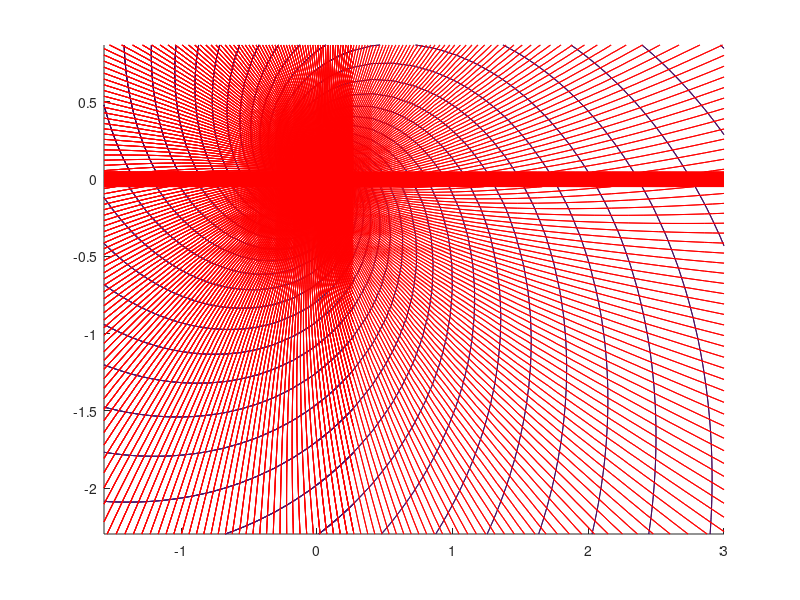

Source code (MATLAB): (Note: this script raises an error after producing the figure.)
clc
clear
close all



q = -2;
circ = 3;

psiPozzo = @(x,y) (q.*atan2(y,x))./(2*pi);
psiVortice = @(x,y) -circ.*log(sqrt(x.^2+y.^2))./(2*pi);

teta=linspace(0.001, 2*pi);
r=linspace(0,3);

x=r.*cos(teta);
y=r.*sin(teta);


[X,Y] = meshgrid(x,y);

figure
hold on
contour(X,Y, psiPozzo(X,Y)+psiVortice(X,Y), 250);

derPsiPozzo = @(x, y) -1./(2.*x.*pi^2.*(y.^2./x.^2 + 1));
derPsiVortice = @(x, y) -(3.*y)./(2.*pi.*(x.^2 + y.^2));
derPhiPozzo = @(x, y) -y./(2.*x.^2.*pi.^2.*(y.^2./x.^2 + 1));
derPhiVortice = @(x, y) (3.*x)./(2.*pi.*(x.^2 + y.^2));
% contour(X,Y, )

funzione = @(x,y) - (70368744177664.*log(x.^2 + y.^2))./2778046668940015 - (3.*atan(x./y))./(2*pi);
contour(X,Y, funzione(X,Y), 250, "r")

hold off
figure
% streamslice(x,y, u, v, 1.5)
streamslice(X, Y, derPsiPozzo(X,Y)+derPsiVortice(X,Y), derPhiPozzo(X,Y)+derPhiVortice(X,Y), 1.5)

%% derivate

clc
clear
close all

syms x
q = -2;
circ = 3;

psiPozzo = @(x,y) -(q.*atan(y./x))./(2*pi)./(2*pi);
psiVortice = @(x,y) circ.*log(sqrt(x.^2+y.^2))./(2*pi);

diff(psiVortice, x)

%% int

clc
clear
close all

syms x

integ = int( @(y) -1./(2.*x.*pi^2.*(y.^2./x.^2 + 1)) - (3.*y)/(2*pi.*(x.^2 + y.^2)), x)


%% es 2

clc
clear 
close all




